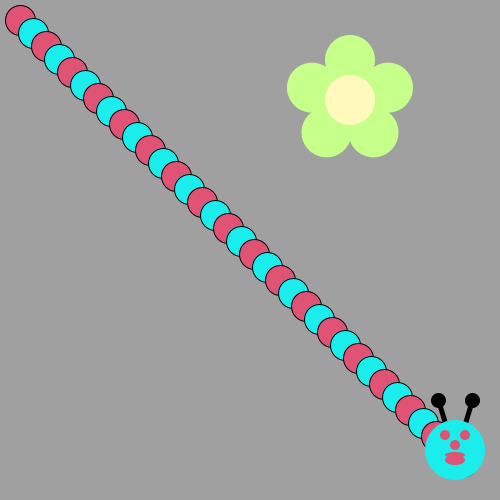
Frame 1 (no input)
Frame 60 (the mouse pressed at the canvas centre just before this capture): identical to frame 1, image omitted
Frame 120 (the mouse held since frame 60 and released just before this capture): identical to frame 1, image omitted

The Processing sketch that drew this single still picture (run headless with seeded random() and noise(); from frame 60 on, the mouse is pressed at the canvas centre):

// Processing sketch: BEE_WITHA_DERpy_FACE
// ── BEE_WITHA_DERpy_FACE.pde
void draw() {
/*Use a loop to make a body for the Bee!
Then put his head on using drawBeeFace(x,y)
Use Modulo to make the colors alternate 
*/
}

void drawFlower(int x, int y) {
     noStroke();
     translate(x, y);
     // draw 5 petals, rotating after each one
     fill(#c6ff89);      // green
      for (int i = 0; i < 5; i++) {
           ellipse(0, -40, 50, 50);
          rotate(radians(72));
     }
     fill(#fff9bb); // light yellow
     ellipse(0, 0, 50, 50);
} 
void drawBeeFace(int BeeFaceX, int BeeFaceY) {
     noStroke();
     fill(0, 0, 0);
     stroke(1);
     strokeWeight(5);
     line(BeeFaceX-10, BeeFaceY-27, BeeFaceX-17, BeeFaceY-50);
     line(BeeFaceX+10, BeeFaceY-27, BeeFaceX+17, BeeFaceY-50);
     ellipse(BeeFaceX-17, BeeFaceY-50, 10, 10);
     ellipse(BeeFaceX+17, BeeFaceY-50, 10, 10);
     noStroke();
     fill(#1bedec);
     ellipse(BeeFaceX, BeeFaceY, 60, 60); // face
     fill(#e05375);
     fill(#e05375);
      ellipse(BeeFaceX-10, BeeFaceY-15, 10, 10); // eyes
     ellipse(BeeFaceX+10, BeeFaceY-15, 10, 10);
      ellipse(BeeFaceX, BeeFaceY-5, 10, 10); // nose
      ellipse(BeeFaceX, BeeFaceY+10, 20, 10);// mouth
     fill(#e05375);
     ellipse(BeeFaceX, BeeFaceY+5, 20, 6);
}

void setup() {
     ellipseMode(CENTER);
     size(500, 500);
     background(160, 160, 160);
      
      int x=20;
      int y=20;
      for(int i=0;i<35;i++){
        if(i%2==0){
       fill(#e05375);
        }
       else{  
         fill(#1bedec);
      }
        ellipse(x,y,30,30);
        x+=13;
        y+=13;
      }
      drawBeeFace(455,450);
      drawFlower(350, 100);
    }
